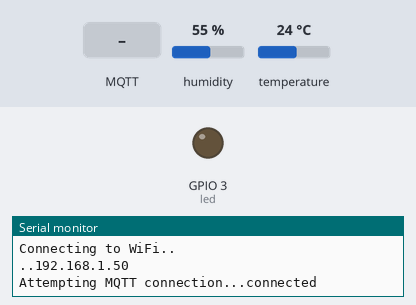
Bench run of a program on a simulated Seeed XIAO ESP32-C3. On the bench: output pins drawn as LEDs (lit = HIGH), the last lines printed to the serial monitor. Inputs (shaded band) come from the test bench; at power-on: humidity 55 %, temperature 24 °C. WiFi joins after 1.5 s; servers stay silent unless stated; random numbers use the default seed unless the program sets one; no MQTT or app messages arrive unless stated.

Above: at 3.2 s.
3.3 s: MQTT message "on" arrives on the first subscribed topic
At 3.8 s:
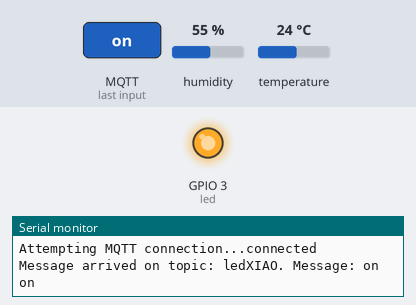
6.3 s: MQTT message "off" arrives on the first subscribed topic
At 7.3 s:
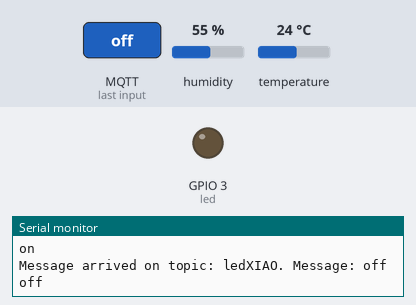
Timing chart, 0 to 9.3 s (numbered marks = the images above; inputs shaded):
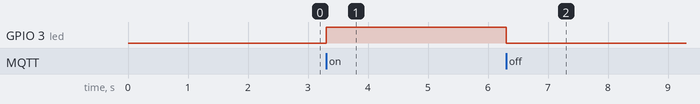

Measured:
- after the input at 3.3 s, GPIO 3 (led): LOW → HIGH at once
- after the input at 6.3 s, GPIO 3 (led): HIGH → LOW at once

The program:

main.cpp
```cpp
/*
        _          _ ______ _____ _____
       (_)        | |  ____|  __ \_   _|
  _ __  ___  _____| | |__  | |  | || |
  | '_ \| \ \/ / _ \ |  __| | |  | || |
  | |_) | |>  <  __/ | |____| |__| || |_
  | .__/|_/_/\_\___|_|______|_____/_____|
  | |
  |_|

  www.pixeledi.eu | twitter.com/pixeledi
  Seeed Stduio XIAO ESP32C3 with MQTT | V1.0 | 09/2022

*/
#include <Arduino.h>
#include <WiFi.h>
#include <Adafruit_Sensor.h>
#include <PubSubClient.h>
#include <DHT.h>

#include "credentials.h"

#define DHTPIN 10 // D10
#define DHTTYPE DHT11
DHT dht(DHTPIN, DHTTYPE);
unsigned long previousMillis = 0;
byte led = 3;

// static IP  Address
IPAddress local_IP(192, 168, 178, 100);
IPAddress gateway(192, 168, 178, 1);
IPAddress subnet(255, 255, 255, 0);
IPAddress primaryDNS(8, 8, 8, 8);   // optional
IPAddress secondaryDNS(8, 8, 4, 4); // optional

// MQTT Stuff
String clientId = "ESP32-";
const char *mqtt_server = "192.168.178.02";
const char *mqtt_user = "";
const char *mqtt_password = "";
WiFiClient espClient;
PubSubClient client(espClient);
long lastMsg = 0;
char msg[50];

void reconnect()
{
  // Loop until we're reconnected
  while (!client.connected())
  {
    Serial.print("Attempting MQTT connection...");
    // Attempt to connect
    clientId += String(random(0xffff), HEX);
    if (client.connect(clientId.c_str(), mqtt_user, mqtt_password))
    {
      Serial.println("connected");
      client.subscribe("ledXIAO");
    }
    else
    {
      Serial.print("failed, rc=");
      Serial.print(client.state());
      Serial.println(" try again in 5 seconds");
      // Wait 5 seconds before retrying
      delay(5000);
    }
  }
}

void callback(char *topic, byte *message, unsigned int length)
{
  Serial.print("Message arrived on topic: ");
  Serial.print(topic);
  Serial.print(". Message: ");
  String messageTemp;

  for (int i = 0; i < length; i++)
  {
    Serial.print((char)message[i]);
    messageTemp += (char)message[i];
  }
  Serial.println();

  if (String(topic) == "ledXIAO")
  {
    Serial.println(messageTemp);
    if (messageTemp=="on")
      digitalWrite(led, HIGH);
    else if(messageTemp=="off")
      digitalWrite(led, LOW);
  }
}

void connectAP()
{
  // Statische IP-Adresse
  if (!WiFi.config(local_IP, gateway, subnet, primaryDNS, secondaryDNS))
  {
    Serial.println("STA Failed to configure");
  }

  Serial.println("Connecting to WiFi..");
  WiFi.begin(ssid, password);

  int cnt = 0;
  while (WiFi.status() != WL_CONNECTED)
  {
    delay(1000);
    Serial.print(".");
    cnt++;

    if (cnt > 20)
      break;
  }
  Serial.println(WiFi.localIP());
}

void setup()
{
  Serial.begin(115200);
  dht.begin();
  connectAP();
  client.setServer(mqtt_server, 1883);
  client.setCallback(callback);
  pinMode(led, OUTPUT);
}

void loop()
{

  if (!client.connected())
  {
    reconnect();
  }
  if (!client.loop())
    client.connect("myTempData");

  unsigned long currentMillis = millis();
  if (currentMillis - previousMillis >= 5000)
  {
    // save the last time you blinked the LED
    previousMillis = currentMillis;

    float hum = dht.readHumidity();
    float tempC = dht.readTemperature();
    // a Broker has to subscribe to these topics
    client.publish("tempValues", String(tempC).c_str());
    delay(10);
    client.publish("humValues", String(hum).c_str());

  }
}
```

credentials.h
```cpp
const char* ssid     = "myhiddenSSID";
const char* password = "42";
```
